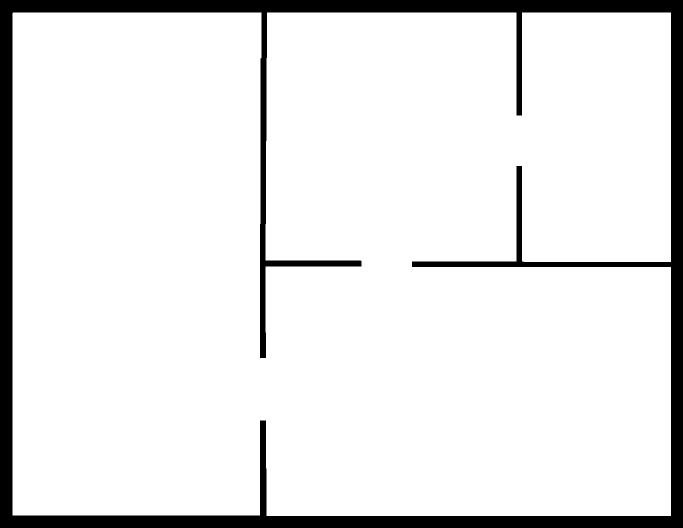
#> input picture k_visibility/testroom.png, 1366 x 1056 px (shown at 1/2 size)
$ python vertices2.py
#> lines starting #> are read from the running program, lines starting #| are printed output that depends on the picture; after the words box and inside, x2 and y2 are one past the last pixel; in counts of white or black regions, pixels touching at a corner belong together
import cv2

#warnings.filterwarnings("ignore", category=DeprecationWarning)

# Convert polygon image to grayscale
img = cv2.imread("testroom.png") # ensure image is in same directory
#> img is the input picture: shape (1056, 1366, 3); 90.4% white; 1 black region, box (x1, y1, x2, y2) and area: (0, 0, 1366, 1056) 139050
gray = cv2.cvtColor(img, cv2.COLOR_BGR2GRAY)
canny = cv2.Canny(gray, 120, 255, 1)
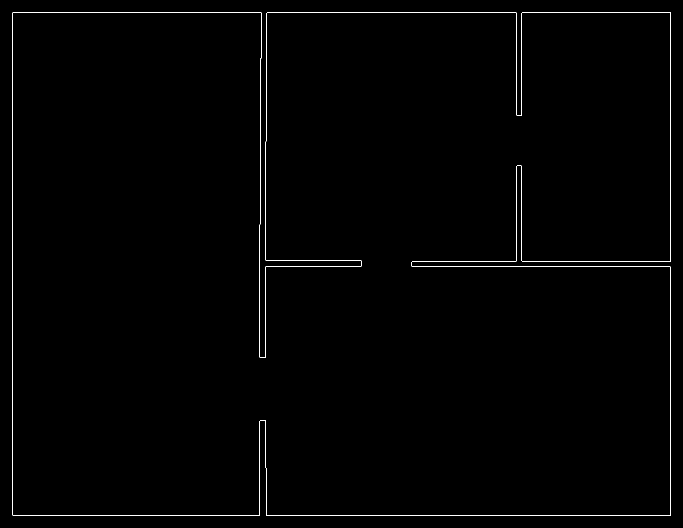
#> canny: shape (1056, 1366) (shown at 1/2 size); 0.6% white in thin lines or dots
dilate = cv2.dilate(gray,None, iterations=3)
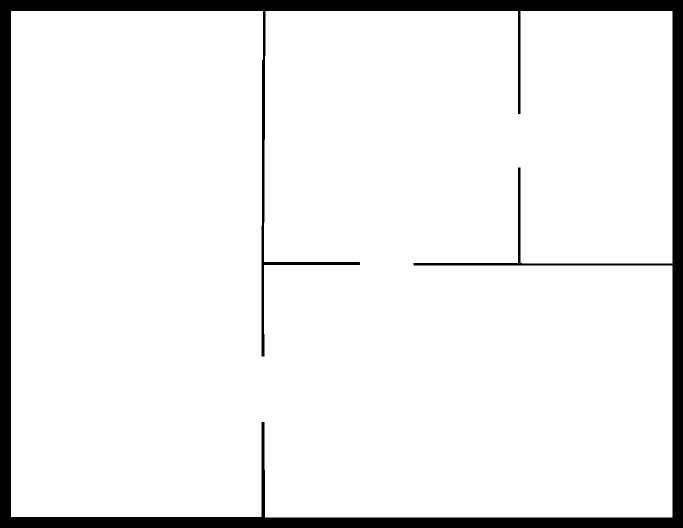
#> dilate: shape (1056, 1366) (shown at 1/2 size); 92.2% white; 1 black region, box (x1, y1, x2, y2) and area: (0, 0, 1366, 1056) 113112
erode = cv2.erode(gray,None, iterations=6) # replace dilate with erode to see double wall effect
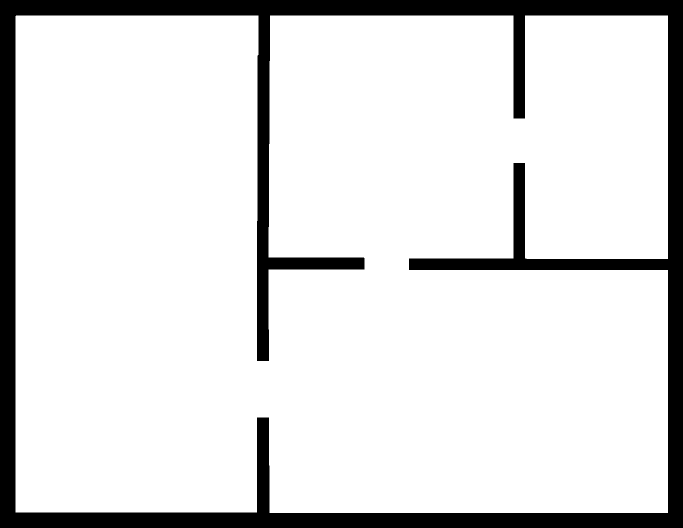
#> erode: shape (1056, 1366) (shown at 1/2 size); 86.8% white; 1 black region, box (x1, y1, x2, y2) and area: (0, 0, 1366, 1056) 190710
flipVertical = cv2.flip(dilate, 0)
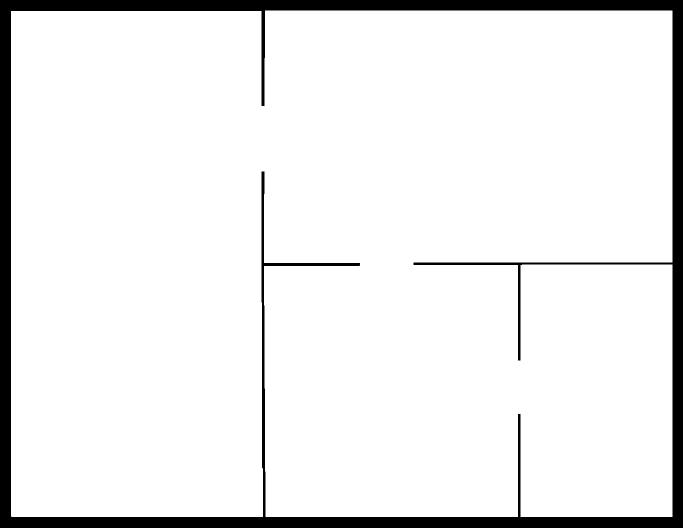
#> flipVertical: shape (1056, 1366) (shown at 1/2 size); 92.2% white; 1 black region


ret, thresh = cv2.threshold(gray, 150, 255, cv2.THRESH_BINARY)

contours, hierarchy = cv2.findContours(flipVertical, cv2.RETR_TREE, cv2.CHAIN_APPROX_SIMPLE)
#> contours = 1 contour; box (x1, y1, x2, y2) and area: (22, 21, 1345, 1034) 1325068
cv2.drawContours(img, contours, -1, (0,255,0), 3)
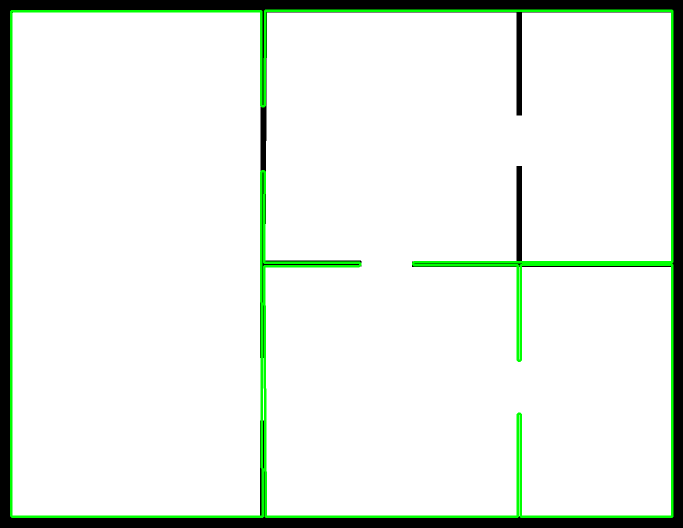
#> img: shape (1056, 1366, 3) (shown at 1/2 size); 2.99% of pixels changed, all inside (x1, y1, x2, y2) = (20, 19, 1347, 1036)


# [4 lines of commented-out code are left out]
